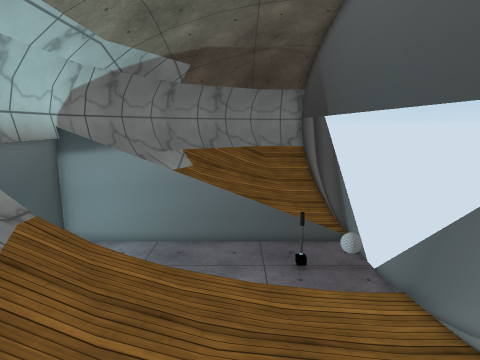
[1] (above)

12 first-person views from a walk through a Unity game level. The camera is 1.3 m above the floor, tilts 10° down and sees 75° across. The floor is counted in squares, 0.5 m on a side. Each view is taken from the middle of a square. On the plan, view 1 faces up. The plan holds only what a view shows up to about 20 squares ahead; the rest is blank. The place goes on beyond the plan. The player character is not drawn. Some surface patterns are stand-ins.

[2]
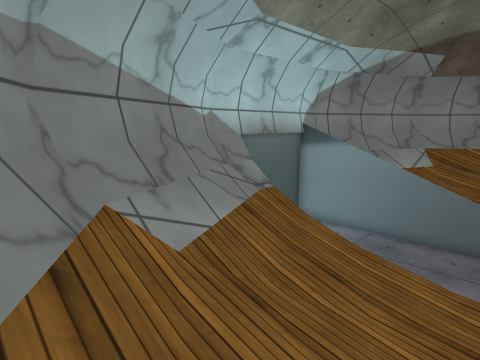

[3]
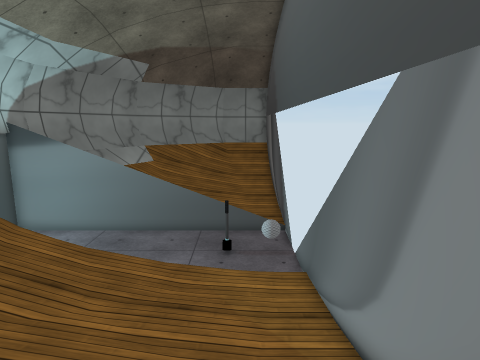

[4]
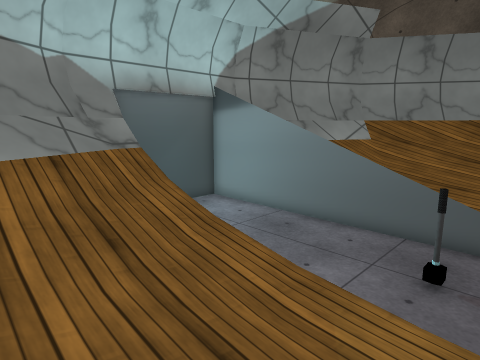

[5]
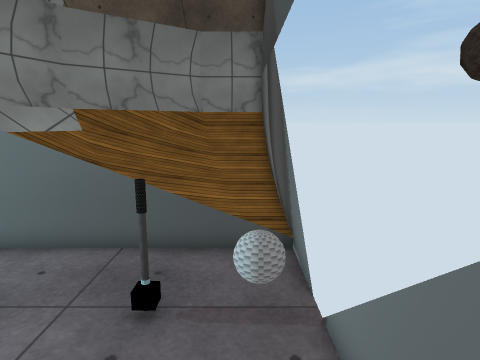

[6]
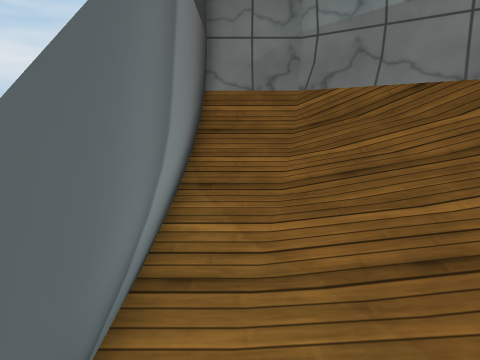

[7]
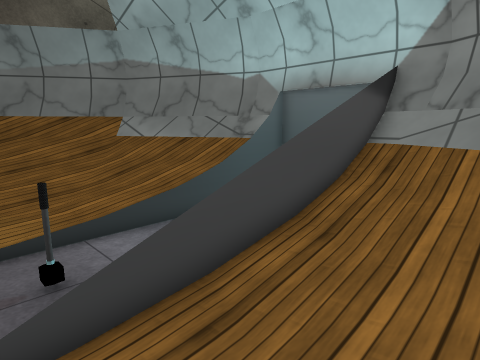

[8]
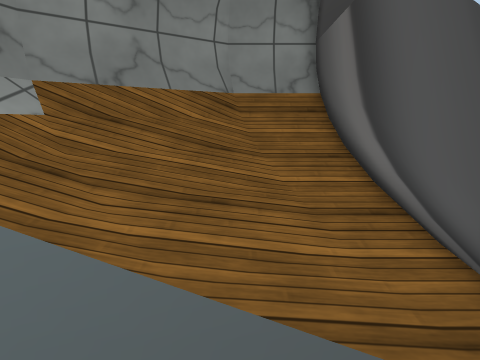

[9]
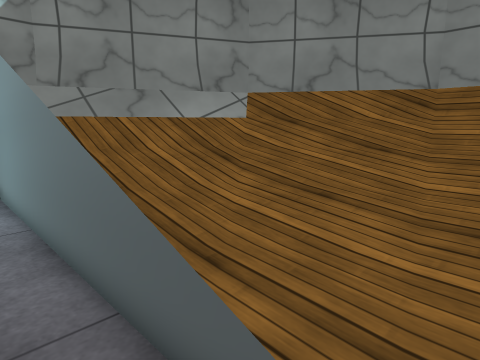

[10]
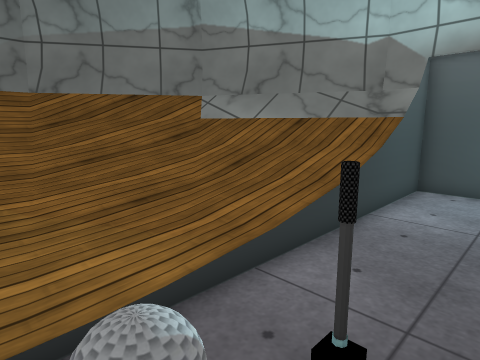

[11]
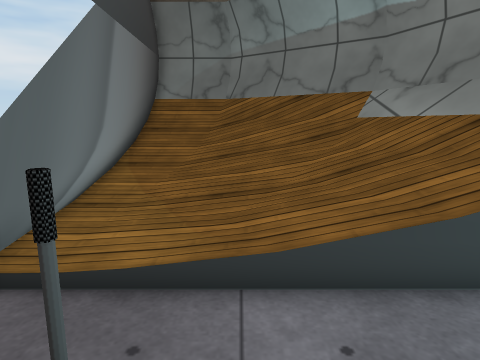

[12]
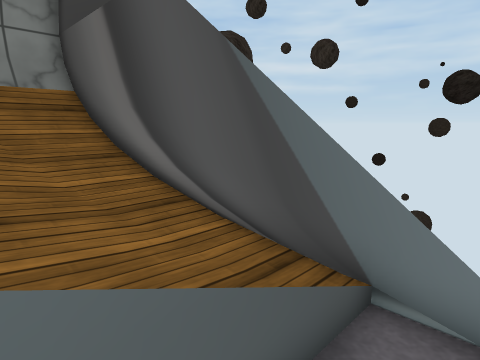

### Floor plan
Key: @ floor where view 1 was taken; # wall or solid block; x gap in a wall; . main floor; : floor 0.25 m higher than the main floor; + floor 0.5 m higher than the main floor; * floor 0.75 m higher than the main floor; / step, stairs or slope; = window, fence, low wall or low ledge; O other object.
Columns run from 9 left of view 1 to 5 right of it. Each row starts with its distance up from view 1.
 27          ######
 26        ###////#
 25       ##=/////#
 24     ####//////#
 23     #=////////#
 22    ##///////**#
 21    #////////++#
 20   ##//////*+++#
 19   #/////*+++++#
 18  ##/////*+++::#
 17 ##//////++::::#
 16 ##/////*++::::#
 15 O#==========::=
 14 O.............#
 13 O..............
 12 O..........O.O.
 11 O............OO
 10 O.............x
  9 O#/////++:::::=
  8 ##/////*++::::#
  7 ##//////++::::#
  6  ##/////*+++::#
  5   #/////*+++++#
  4   ##//////*+++#
  3    #////////++#
  2    ##///////**#
  1     #=////////#
  0     ####/@////#
 -1       ##=/////#
 -2        ###////#
 -3          ######

Where each view was taken, in squares from view 1:
view 1: 0 up, 0 right, facing up
view 2: 1 down, 2 right, facing up-left
view 3: 1 down, 3 right, facing up
view 4: 4 up, 4 right, facing up-left
view 5: 7 up, 4 right, facing up
view 6: 10 up, 4 right, facing down
view 7: 19 up, 4 right, facing down-left
view 8: 13 up, 2 right, facing up
view 9: 13 up, 5 right, facing up-left
view 10: 13 up, 5 right, facing down-left
view 11: 14 up, 1 right, facing down
view 12: 13 up, 1 right, facing up-right
